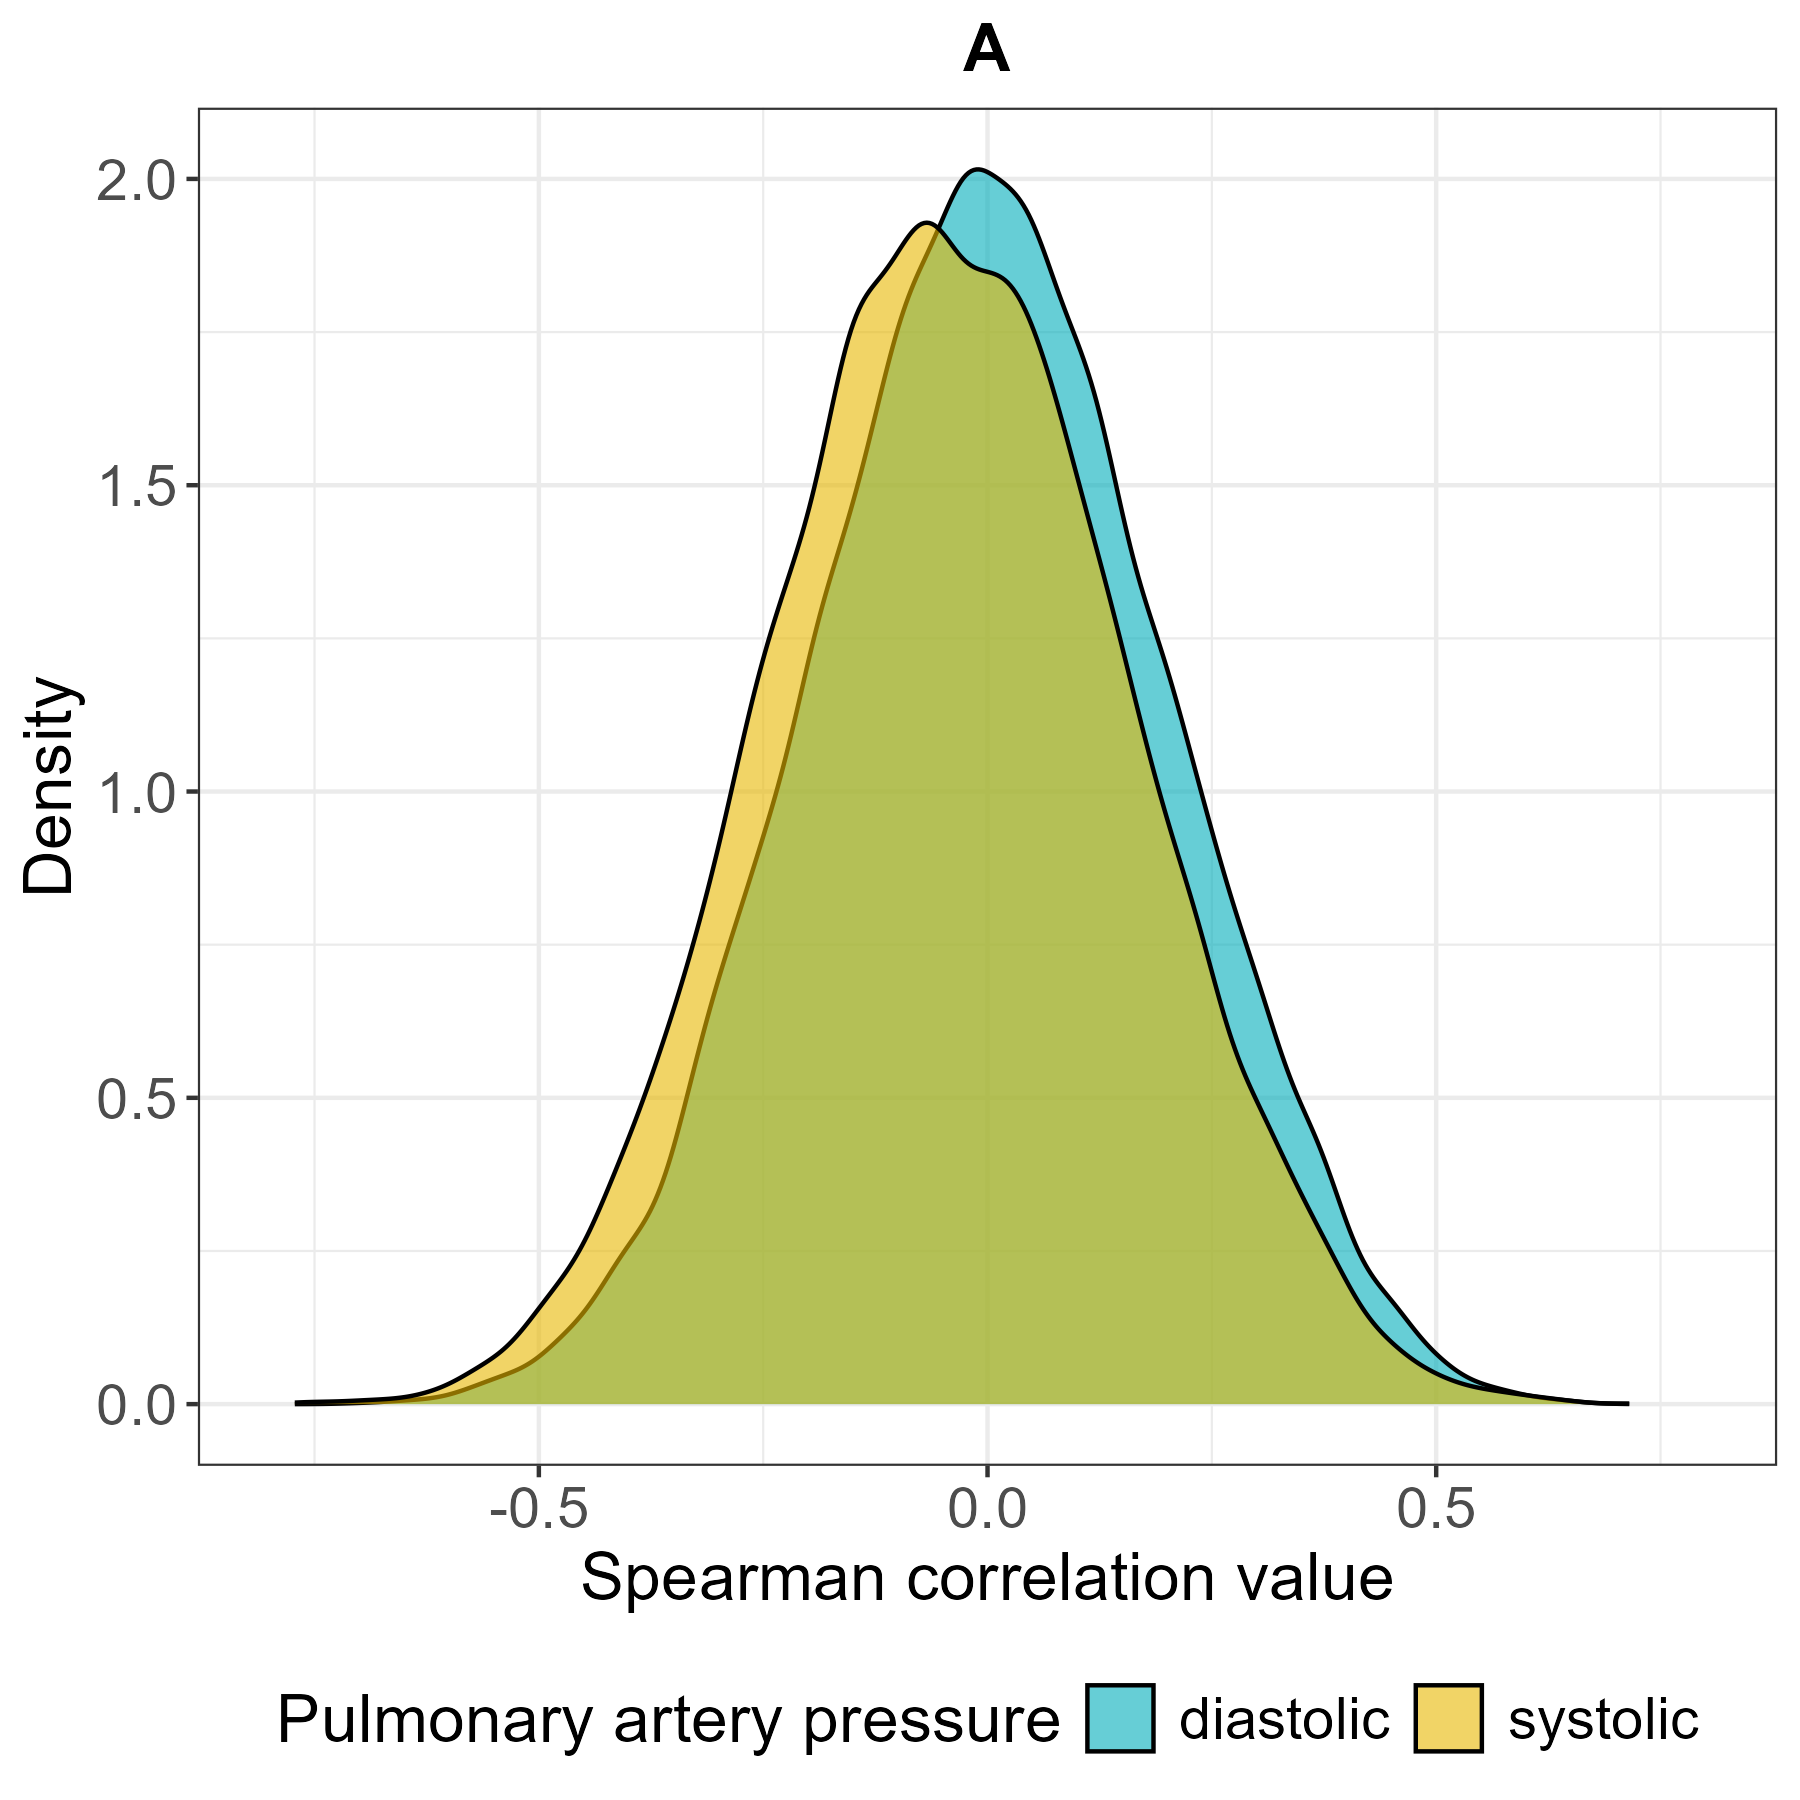

The script that saved this image:
# Import tsv file to data frame
pa_dia_path <- "C:/Users/johan/VSCode_projects/bioinf_master/AssociationAnalysis/BasicCorrelation/combined_corr_cv_pear_04_thres/PA_diastolic/PA_diastolic_spearman_correlations.tsv"
pa_sys_path <- "C:/Users/johan/VSCode_projects/bioinf_master/AssociationAnalysis/BasicCorrelation/combined_corr_cv_pear_04_thres/PA_systolic/PA_systolic_spearman_correlations.tsv"
df_dia <- read.table(pa_dia_path, header=TRUE, sep=";")
df_sys <- read.table(pa_sys_path, header=TRUE, sep=";")

# Create a combined data frame
df_dia$Type <- "diastolic"
df_sys$Type <- "systolic"
df_combined <- rbind(df_dia, df_sys)

print(head(df_combined))

# Create density plot with ggplot2 for the Spearman correlation values
library(ggplot2)
ggplot(df_combined, aes(x=spearman_corr, fill=Type)) +
    geom_density(alpha=0.6) +
    labs(title="A",
       x="Spearman correlation value", y="Density", fill="Pulmonary artery pressure") +
    theme_bw() +
    coord_cartesian(xlim=c(-0.8, 0.8)) +
    theme(legend.position="bottom",
        plot.title = element_text(size = 16, face = "bold", hjust = 0.5),
        axis.title.x = element_text(size = 16),
        axis.title.y = element_text(size = 16),
        axis.text.x = element_text(size = 14),
        axis.text.y = element_text(size = 14),
        legend.title = element_text(size = 16),
        legend.text = element_text(size = 14)) +
    scale_fill_manual(values=c("diastolic"="#00aeba", "systolic"="#e7b800"))

# Determine path of codefile directory
codefile_dir <- dirname(rstudioapi::getActiveDocumentContext()$path)

# Save the plot as a PNG file
ggsave(file.path(codefile_dir, "combined_spearman_distribution_plot.png"), width=6, height=6)

# Create the same density plot, but use only entries with corresponding p-values below 0.05
df_combined_filtered <- df_combined %>% filter(p_value < 0.05)

ggplot(df_combined_filtered, aes(x=spearman_corr, fill=Type)) +
    geom_density(alpha=0.6) +
    labs(title="B",
       x="Spearman correlation value \n (p-value < 0.05)", y="Density", fill="Pulmonary artery pressure") +
    theme_bw() +
    theme(legend.position="bottom",
        plot.title = element_text(size = 16, face = "bold", hjust = 0.5),
        axis.title.x = element_text(size = 16),
        axis.title.y = element_text(size = 16),
        axis.text.x = element_text(size = 14),
        axis.text.y = element_text(size = 14),
        legend.title = element_text(size = 16),
        legend.text = element_text(size = 14)
    ) +
    coord_cartesian(xlim=c(-0.8, 0.8)) +
    scale_fill_manual(values=c("diastolic"="#00aeba", "systolic"="#e7b800"))

# Save the filtered plot as a PNG file
ggsave(file.path(codefile_dir, "combined_spearman_distribution_plot_filtered.png"), width=6, height=6.5)



